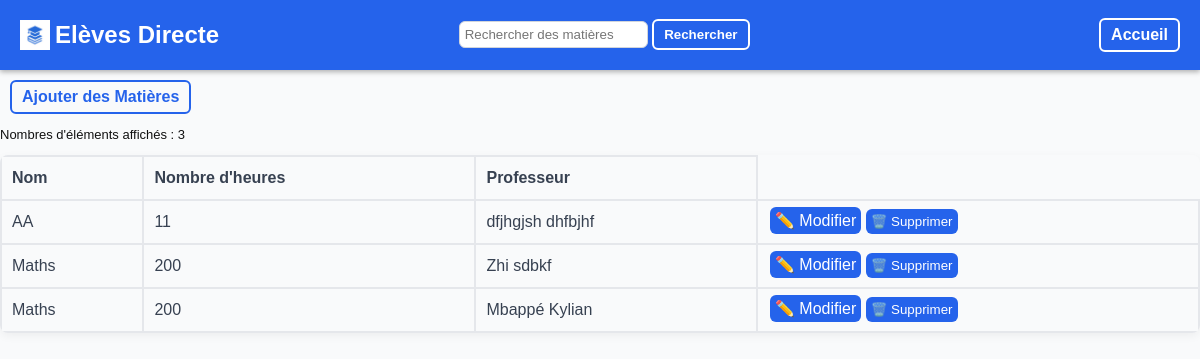
Screenshot of /matiere/liste with the database file from the repository.
### tables this page shows
CREATE TABLE Matiere (
    Id INTEGER PRIMARY KEY AUTOINCREMENT,
    Nom TEXT NOT NULL,
    Nombre_Heures INTEGER NOT NULL,
    Id_Professeur INTEGER NOT NULL, 
    FOREIGN KEY (Id_Professeur)
        REFERENCES Professeur(Id)
        ON DELETE CASCADE
        ON UPDATE CASCADE
    );

### Backend.py (the view, shortened to what this page needs)
@app.route('/matiere/liste', methods=["POST","GET"])
def liste_matiere():
    if request.method=="POST":
        if request.form.get("type")=="supprimer":
            id=request.form["id"]
            edit_sql("DELETE FROM Matiere WHERE Id=?", (str(id),))
    return render_template('liste.html', valeurs=remplacer_elements("Matiere",execute_sql("SELECT * FROM Matiere", ())), colonnes=colonnes_matiere, infos= {"element" : "des matières","URL_ajout": "/matiere/ajout", "ajout_boutton": "Ajouter des Matières","URL_update": "/matiere/update" })

### Backend.py (called while the page is built, shortened)
def execute_sql(commande, argument=()):
    conn = sqlite3.connect(DB_NAME)
    c = conn.cursor()
    c.execute(commande, argument)
    valeurs = c.fetchall()
    conn.commit()
    conn.close()
    return valeurs

def convert_en_dico(donnes):
    dico={}
    for i in donnes:
        dico[i[0]]=i
    return dico

def remplacer_elements(element, donnes):
    for i in donnes:
        d=donnes.pop(0)
        donnes.append(list(d))
    if element=="Matiere" or element=="Classe":
        profs=convert_en_dico(execute_sql("SELECT * FROM Professeur"))
        for i in donnes:
            i[3]=profs[i[3]][1]+" "+profs[i[3]][2]
    if element=="Eleve":
        classes=convert_en_dico(execute_sql("SELECT * FROM Classe"))
        for i in donnes:
            i[4]=classes[i[4]][1]
            i[3]=calculer_age(i[3])
    for i in donnes:
        d=donnes.pop(0)
        donnes.append(tuple(d))
    return donnes

### templates/liste.html (shortened to what this page needs)
<!DOCTYPE html>
<html lang="fr">
<head>
    <link rel="stylesheet" href="../static/styles.css">
</head>
<body>
    {% include "composants/topbar.html" %}
   <a class="back_button" href='{{infos["URL_ajout"]}}'>{{infos["ajout_boutton"]}}</a>
        <div class="haut_tableau">
            <p id="compteur_text" class="compteur">Nombres d'éléments affichés : <span id="compteur"></span></p>
        </div>
    <table>
        <tr>
        {% for c in colonnes %}
            <th>{{ c["titre"] }}</th>
        {% endfor %}
        </tr>
        {% for v in valeurs %}
        <tr>
            {% for c in colonnes %}
            <td>{{v[c["order"]]}}</td>
            {% endfor %}
            <td class="button_case">
                <form class="actions-buttons-form" method="POST">
                    <a href="{{ infos['URL_update']}}?id={{ v[0] }}">✏️ Modifier</a>
                    <button type="submit">🗑️ Supprimer</button>
                </form>
            </td>
        </tr>
        {% endfor %}
    </table>
</body>
</html>

### static/styles.css (style rules this page uses)
body { font-family: Arial, sans-serif; background-color: #f9fafb; color: #2563eb; margin: 0; }
table { width : 100%; box-shadow: 0 3px 10px rgba(0,0,0,0.05); border-collapse: collapse; border-radius: 8px; overflow: hidden; }
th, td { border: 2px solid #e5e7eb; overflow: hidden; text-align: left; color: #374151; padding: 12px 10px; }
.button_case { padding: 1px; gap: 10px; align-items: center; width:min-content; }
.button_case button { background-color: #2563eb; color : white; border: none; padding: 5px; border-radius: 6px; cursor: pointer; }
.button_case a { background-color: #2563eb; color : white; border: none; padding: 5px; border-radius: 6px; cursor: pointer; text-decoration: none; }
.back_button { display: inline-block; border: 2px solid #2563eb; border-radius: 6px; padding: 6px 10px; text-decoration: none; font-weight: bold; color: #2563eb; cursor: pointer; margin-top: 10px; margin-left: 10px; }
.actions-buttons-form { padding: 1px; gap: 10px; align-items: center; margin-left: 10px; }
.compteur { color: #111; font-size: small; }
.haut_tableau { display: flex; align-items: center; margin: 0; }

### rows the page displays
Matiere: Nom "AA" "11" "dfjhgjsh dhfbjhf"
Matiere: Nom "Maths" "200" "Zhi sdbkf"
Matiere: Nom "Maths" "200" "Mbappé Kylian"

### other values shown
{{ infos["ajout_boutton"] }} "Ajouter des Matières"
{{ c["titre"] }} "Nom" "Nombre d'heures" "Professeur"
